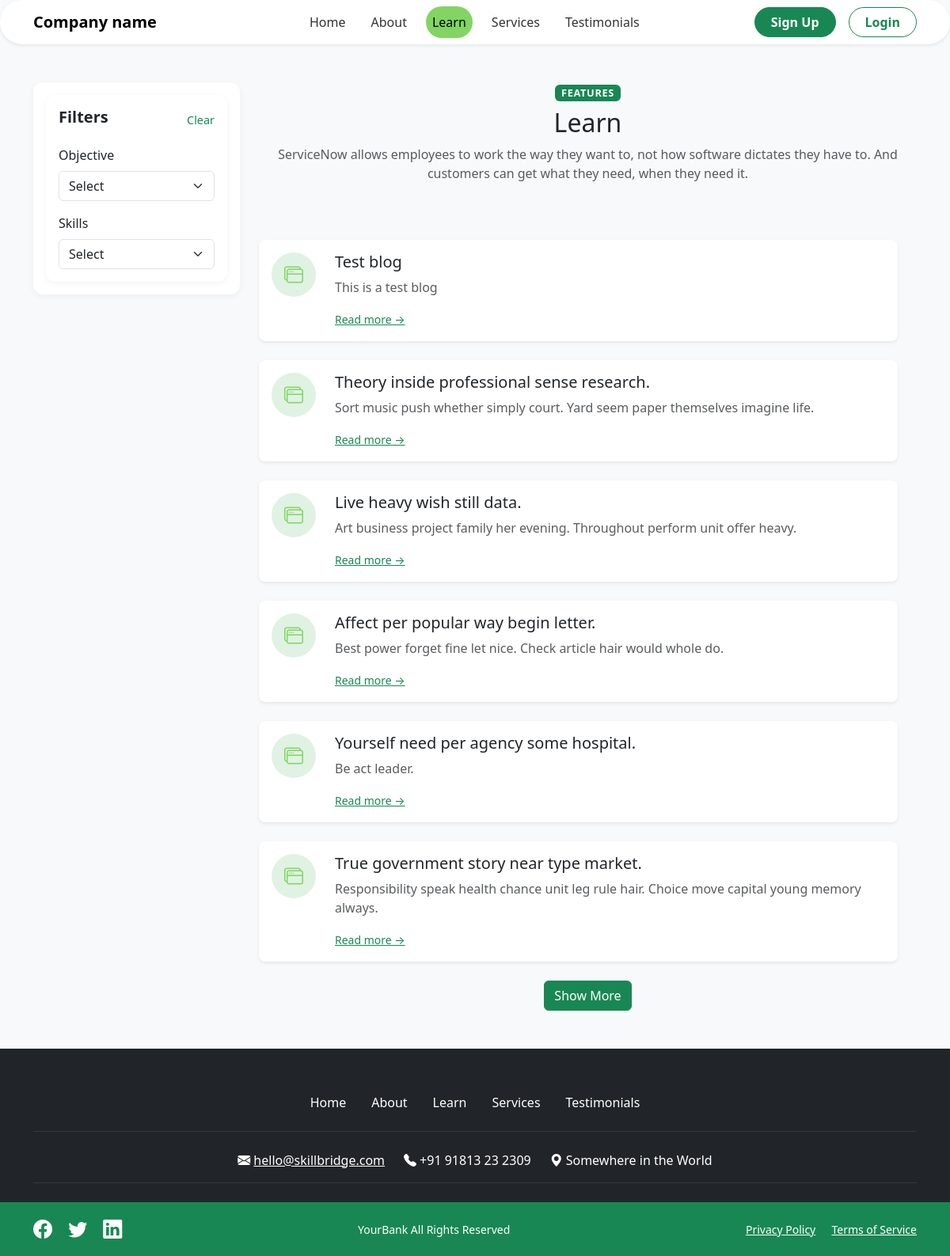
The app's page /blogs/ with its own data.
### blog/models.py (models this page shows, shortened)
class Blog(models.Model):
    title = models.CharField(max_length=200)
    slug = models.SlugField(unique=True, blank=True)
    description = models.TextField()
    category    = models.ForeignKey(Category, related_name='blogs', on_delete=models.PROTECT)
    content = models.TextField()
    created_at = models.DateTimeField(auto_now_add=True)
    updated_at  = models.DateTimeField(auto_now=True)
    objectives = models.ManyToManyField(Objective, blank=True)
    products = models.ManyToManyField(Product, blank=True)
    levels = models.ManyToManyField(Level, blank=True)
    roles = models.ManyToManyField(Role, blank=True)
    skills = models.ManyToManyField(Skill, blank=True)
    image = models.ImageField(
        upload_to='blogs/',
        blank=True, null=True,
        default='images/placeholder.png'
    )
    class Meta:
        ordering = ['-updated_at']

### blog/views.py (the view)
# urls.py: path('', views.blog_list, name='list'),
def blog_list(request):
    blogs = Blog.objects.all()
    raw_objectives = request.GET.getlist('objective')
    raw_products   = request.GET.getlist('product')
    raw_levels     = request.GET.getlist('level')
    raw_roles      = request.GET.getlist('role')
    raw_skills     = request.GET.getlist('skill')
    selected_objectives = [v for v in raw_objectives if v.isdigit()]
    selected_products   = [v for v in raw_products   if v.isdigit()]
    selected_levels     = [v for v in raw_levels     if v.isdigit()]
    selected_roles      = [v for v in raw_roles      if v.isdigit()]
    selected_skills     = [v for v in raw_skills     if v.isdigit()]
    if selected_objectives:
        blogs = blogs.filter(objectives__id__in=selected_objectives)
    if selected_products:
        blogs = blogs.filter(products__id__in=selected_products)
    if selected_levels:
        blogs = blogs.filter(levels__id__in=selected_levels)
    if selected_roles:
        blogs = blogs.filter(roles__id__in=selected_roles)
    if selected_skills:
        blogs = blogs.filter(skills__id__in=selected_skills)
    blogs = blogs.distinct()
    per_page = 6
    page_param = request.GET.get('page', '1')
    try:
        page = int(page_param)
        if page < 1:
            raise ValueError
    except ValueError:
        page = 1
    limit = per_page * page
    limit_blogs     = blogs[:limit]
    total_blogs = blogs.count()
    has_next    = total_blogs > limit
    next_page = page + 1
    return render(request, 'blog/blog_list.html', {
        'blogs': limit_blogs,
        'has_next': has_next,
        'next_page': next_page,
        'objectives': Objective.objects.all(),
        'products':   Product.objects.all(),
        'levels':     Level.objects.all(),
        'roles':      Role.objects.all(),
        'skills':     Skill.objects.all(),
        'selected_objectives': selected_objectives,
        'selected_products':   selected_products,
        'selected_levels':     selected_levels,
        'selected_roles':      selected_roles,
        'selected_skills':     selected_skills,
    })

### blog/templates/blog/blog_list.html (shortened to what this page needs)
{% extends "base.html" %} {% load static %} {% block title %}Learn{% endblock %}
 {% block content %}
<section id="learn" class="py-5 bg-light">
  <div class="container">
    <div class="row gx-4">
      <aside class="col-lg-3 mb-4">
        <form method="get" class="filter-panel">
        <div class="filter-panel">
          <div class="d-flex justify-content-between align-items-center">
            <h4>Filters</h4>
            <a href="{% url 'blog:list' %}" class="clear-filters text-success">Clear</a>
          </div>
          <div class="filter-group mt-3">
            <label for="filterObjective">Objective</label>
            <select
              id="filterObjective"
              name="objective"
              class="form-select"
              onchange="this.form.submit()"
            >
              <option value="">Select</option>
            </select>
          </div>
          <div class="filter-group mt-3">
            <label for="filterSkill">Skills</label>
            <select
              id="filterSkill"
              name="skill"
              class="form-select"
              onchange="this.form.submit()"
            >
              <option value="">Select</option>
            </select>
          </div>
        </div>
        </form>
      </aside>
      <main class="col-lg-9">
        <div class="text-center mb-5">
          <span class="badge bg-success badge-section">Features</span>
          <h2 class="mt-2">Learn</h2>
          <p class="text-muted">
            ServiceNow allows employees to work the way they want to, not how
            software dictates they have to. And customers can get what they
            need, when they need it.
          </p>
        </div>
        <div class="row gy-4">
          <div class="row gy-4">
            {% for blog in blogs %}
            <div class="col-12">
              <div class="card border-0 shadow-sm rounded-3">
                <div class="card-body d-flex align-items-start">
                  <div class="me-4 card-icon">
                    <i class="bi bi-window-stack"></i>
                  </div>
                  <div class="w-100">
                    <h5 class="card-title">{{ blog.title }}</h5>
                    <p class="card-text text-muted">
                      {{ blog.description|truncatewords:25 }}
                    </p>
                    <a
                      href="{% url 'blog:detail' blog.slug %}"
                      class="stretched-link text-success small"
                    >
                      Read more →
                    </a>
                  </div>
                </div>
              </div>
            </div>
            {% empty %}
            <div class="col-12 text-center text-muted">
              No blog posts found.
            </div>
            {% endfor %}
          </div>
          {% if has_next %}
            {% with query=request.GET.urlencode %}
              <div class="text-center mt-4">
                <a
                  href="?{% if query %}{{ query }}&{% endif %}page={{ next_page }}"
                  class="btn btn-success"
                >
                  Show More
                </a>
              </div>
            {% endwith %}
          {% endif %}
        </div>
      </main>
    </div>
  </div>
</section>
{% endblock %}

### blog/templates/blog/blog_list.html (style rules this page uses)
.filter-panel { background: #fff; border-radius: 0.75rem; padding: 1rem; box-shadow: 0 2px 8px rgba(0, 0, 0, 0.05); }
.filter-panel h4 { font-size: 1.25rem; font-weight: 600; }
.filter-panel .clear-filters { font-size: 0.9rem; text-decoration: none; }
.filter-panel .filter-group { margin-top: 1.5rem; }
.filter-panel .filter-group label { font-weight: 500; margin-bottom: 0.5rem; display: block; }
.badge-section { font-size: 0.75rem; text-transform: uppercase; letter-spacing: 0.05em; }
.card-icon { width: 3.5rem; height: 3.5rem; background-color: rgba(40, 167, 69, 0.15); border-radius: 50%; display: flex; align-items: center; justify-content: center; flex-shrink: 0; }
.card-icon .bi { font-size: 1.5rem; color: #82D562; }

### templates/base.html (style rules this page uses)
.badge-section { font-size: 0.8rem; text-transform: uppercase; letter-spacing: 0.05em; }

### records on screen
Blog: title "Test blog", description "This is a test blog"
Blog: title "Theory inside professional sense research.", description "Sort music push whether simply court. Yard seem paper themselves imagine life."
Blog: title "Live heavy wish still data.", description "Art business project family her evening. Throughout perform unit offer heavy."
Blog: title "Affect per popular way begin letter.", description "Best power forget fine let nice. Check article hair would whole do."
Blog: title "Yourself need per agency some hospital.", description "Be act leader."
Blog: title "True government story near type market.", description "Responsibility speak health chance unit leg rule hair. Choice move capital young memory always."
